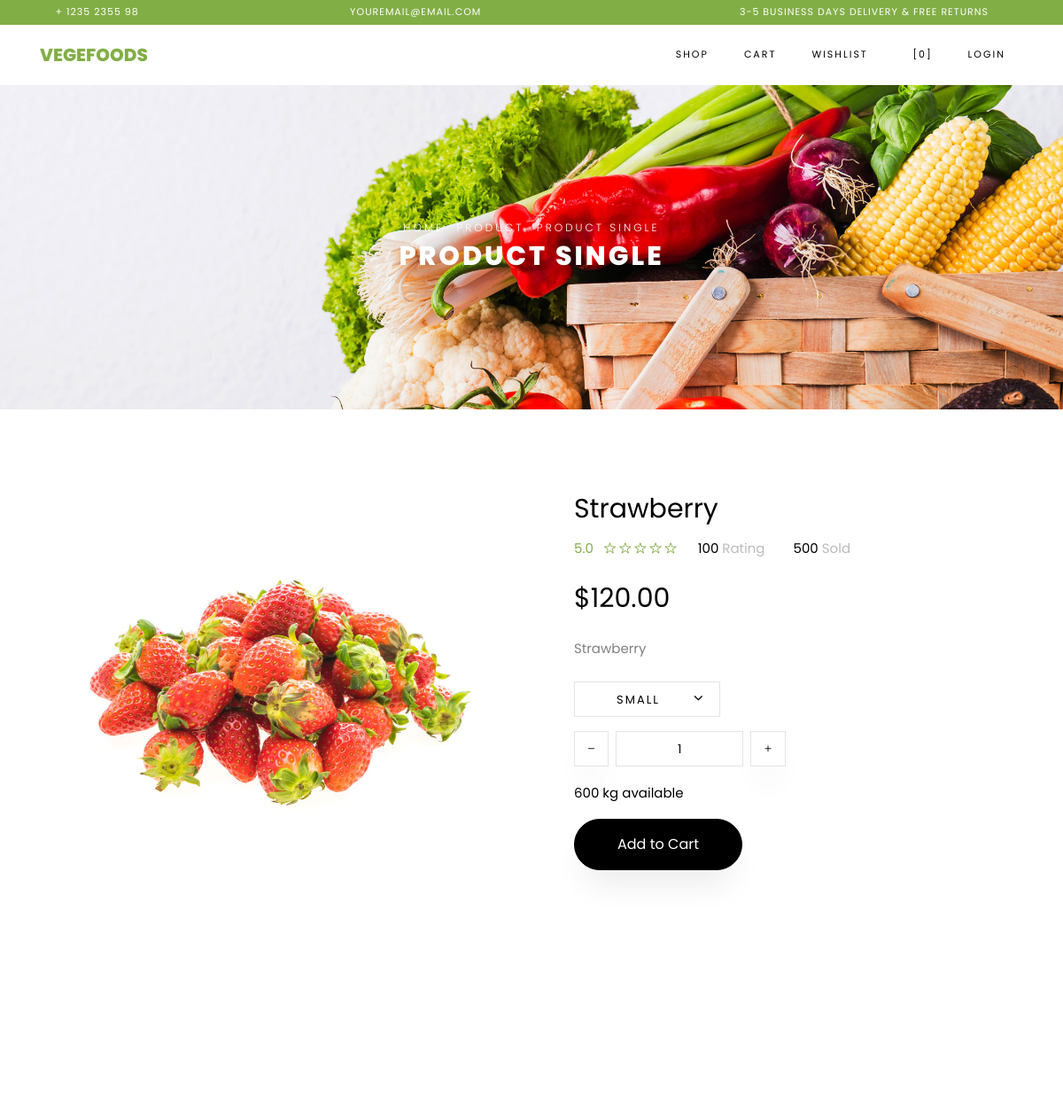
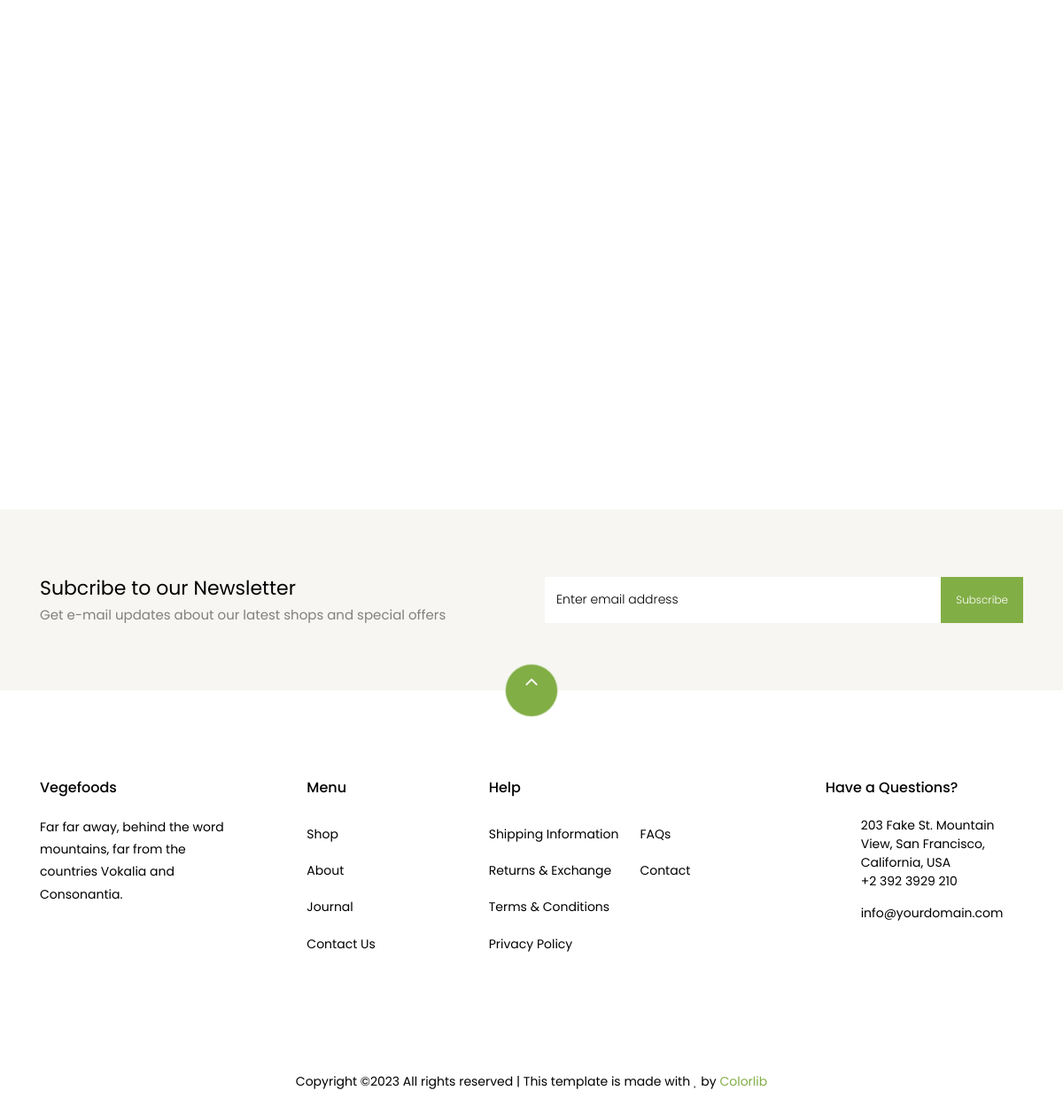
The app's page /product/2 with its own data (2 pictures, top to bottom).
### store/models.py (models this page shows, shortened)
class Product(models.Model):
    name = models.CharField(max_length=255)
    description = models.TextField()
    price = models.DecimalField(max_digits=10, decimal_places=2)
    image = models.ImageField(upload_to='static/products', null=True, blank=True)
    category = models.ForeignKey(Category, on_delete=models.CASCADE)
    created_time = models.DateTimeField(auto_now_add=True)
    updated_time = models.DateTimeField(auto_now=True)

### store/views.py (the view)
# urls.py: path('product/<int:id_>', SingleProductView.as_view(), name='product'),
class SingleProductView(View):
    @staticmethod
    def get(request, id_):
        data = Product.objects.get(id=id_)
        return render(request, 'product-single.html', context={'data': data})

### store/templates/store/product-single.html (shortened to what this page needs)
{% extends 'store/base.html' %}
{% load static %}
{% block content %}
    <div class="hero-wrap hero-bread" style="background-image: url({% static 'store/images/bg_1.jpg'%});">
      <div class="container">
        <div class="row no-gutters slider-text align-items-center justify-content-center">
          <div class="col-md-9 ftco-animate text-center">
          	<p class="breadcrumbs"><span class="mr-2"><a href="index.html">Home</a></span> <span class="mr-2"><a href="index.html">Product</a></span> <span>Product Single</span></p>
            <h1 class="mb-0 bread">Product Single</h1>
          </div>
        </div>
      </div>
    </div>
    <section class="ftco-section">
    	<div class="container">
    		<div class="row">
    			<div class="col-lg-6 mb-5 ftco-animate">
    				<a href="/{{data.image}}" class="image-popup"><img src="/{{data.image}}" class="img-fluid" alt="Colorlib Template"></a>
    			</div>
    			<div class="col-lg-6 product-details pl-md-5 ftco-animate">
    				<h3>{{data.name}}</h3>
    				<div class="rating d-flex">
							<p class="text-left mr-4">
								<a href="#" class="mr-2">5.0</a>
								<a href="#"><span class="ion-ios-star-outline"></span></a>
								<a href="#"><span class="ion-ios-star-outline"></span></a>
								<a href="#"><span class="ion-ios-star-outline"></span></a>
								<a href="#"><span class="ion-ios-star-outline"></span></a>
								<a href="#"><span class="ion-ios-star-outline"></span></a>
							</p>
							<p class="text-left mr-4">
								<a href="#" class="mr-2" style="color: #000;">100 <span style="color: #bbb;">Rating</span></a>
							</p>
							<p class="text-left">
								<a href="#" class="mr-2" style="color: #000;">500 <span style="color: #bbb;">Sold</span></a>
							</p>
						</div>
    				<p class="price"><span>${{data.price}}</span></p>
    				<p>{{data.description}}
						</p>
						<div class="row mt-4">
							<div class="col-md-6">
								<div class="form-group d-flex">
		              <div class="select-wrap">
	                  <div class="icon"><span class="ion-ios-arrow-down"></span></div>
	                  <select name="" id="" class="form-control">
	                  	<option value="">Small</option>
	                  </select>
	                </div>
		            </div>
							</div>
							<div class="input-group col-md-6 d-flex mb-3">
	             	<span class="input-group-btn mr-2">
	                	<button type="button" class="quantity-left-minus btn"  data-type="minus" data-field="">
	                   <i class="ion-ios-remove"></i>
	                	</button>
	            		</span>
	             	<input type="text" id="quantity" name="quantity" class="form-control input-number" value="1" min="1" max="100">
	             	<span class="input-group-btn ml-2">
	                	<button type="button" class="quantity-right-plus btn" data-type="plus" data-field="">
	                     <i class="ion-ios-add"></i>
	                 </button>
	             	</span>
	          	</div>
	          	<div class="col-md-12">
	          		<p style="color: #000;">600 kg available</p>
	          	</div>
          	</div>
          	<p><a href="cart.html" class="btn btn-black py-3 px-5">Add to Cart</a></p>
    			</div>
    		</div>
    	</div>
    </section>
    <section class="ftco-section">
    	<div class="container">
				<div class="row justify-content-center mb-3 pb-3">
        </div>
    	</div>
    	<div class="container">
    		<div class="row">
    		</div>
    	</div>
    </section>
		<section class="ftco-section ftco-no-pt ftco-no-pb py-5 bg-light">
      <div class="container py-4">
        <div class="row d-flex justify-content-center py-5">
          <div class="col-md-6">
          	<h2 style="font-size: 22px;" class="mb-0">Subcribe to our Newsletter</h2>
          	<span>Get e-mail updates about our latest shops and special offers</span>
          </div>
          <div class="col-md-6 d-flex align-items-center">
            <form action="#" class="subscribe-form">
              <div class="form-group d-flex">
                <input type="text" class="form-control" placeholder="Enter email address">
                <input type="submit" value="Subscribe" class="submit px-3">
              </div>
            </form>
          </div>
        </div>
      </div>
    </section>
{% endblock %}
{% block scripts %}
  </body>
</html>
{% endblock %}

### records on screen
Product: image (picture), name "Strawberry", price "120.00", description "Strawberry"
